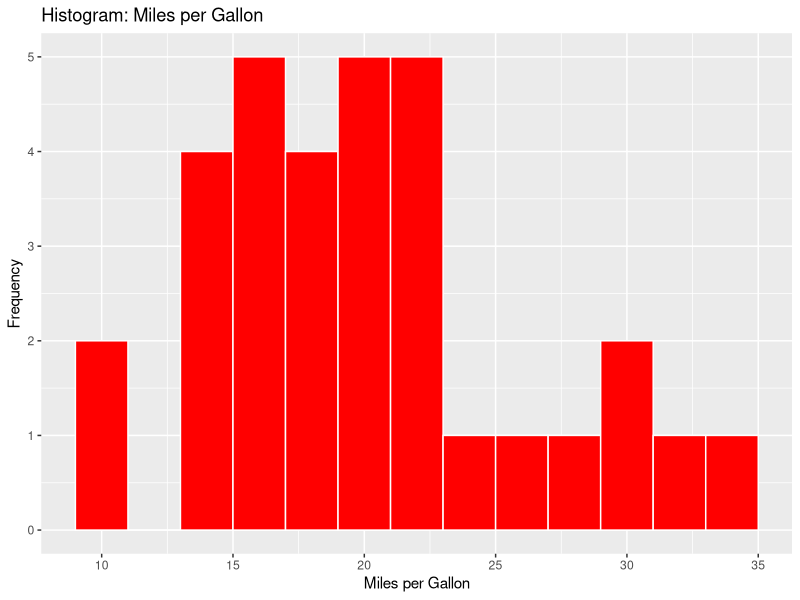
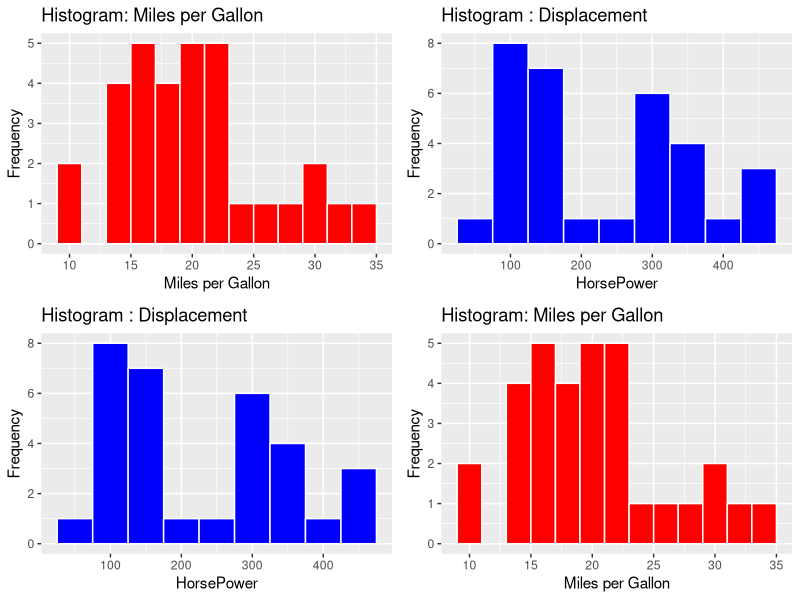

Reproduce these figures in R, in order.
# ggplot2 is a popular data visualization package in the R programming language.

# building blocks of layers with the grammer of graphics : 

# data : the element of data set itself
# aesthetics : map data onto x-axis, y-axis, color, fill, size, labels, alpha, shape, line, width, line type
# geometrics : how data is being displayed using point, line, histogram, bar, box plot
# facets : it display the subset of the data using columns and rows
# statistics : Binning, smoothing, descriptive, intermediate
# coordinates : the space between data and display using Cartesian, fixed, polar, limits.
# themes : no data link


head(mtcars)

library(dplyr)
library(ggplot2)

# ggplot(data = mtcars,aes(x = hp,y = mpg,col = disp)) + geom_point() + labs(title = "Miles per Gallon vs HorsePower",
                                                            # x = "HorsePower",y = "Miles per Gallon")



# ggplot(data = mtcars, aes(x = hp,y = mpg,col = factor(cyl), shape = factor(am))) + geom_point() + labs(title = "Miles per Gallon vs HorsePower",
#                                                                                                        x = "HorsePower", y = "Miles per Gallon")




# ggplot(data = mtcars, aes(x = hp)) + geom_histogram(binwidth = 5) + labs(title = "Histogram of HorsePower",x = "HorsePower", y = "Count")




# p<-ggplot(data = mtcars, aes(x = hp, y = mpg, shape = factor(cyl))) + geom_point()
# p
# 
# p + facet_grid(.~cyl) + labs(title = "Miles per Gallon vs HorsePower", x = "HorsePower",y = "Miles per Gallon")
# 


# ggplot(data = mtcars,aes(x = hp, y = mpg)) + geom_point() + facet_grid(am ~ cyl) + theme_gray() + labs(title = "Miles per Gallon vs HorsePower")

library(gridExtra)
ggplot_mpg = ggplot(data = mtcars, aes(x = mpg)) + geom_histogram(binwidth = 2,fill = "red",color = "white") + labs(title = "Histogram: Miles per Gallon", x = "Miles per Gallon",y = "Frequency")
ggplot_mpg

ggplot_disp = ggplot(data = mtcars,aes(x = disp)) + geom_histogram(binwidth = 50,fill = "blue", color = "white") + labs(title = "Histogram : Displacement",x = "HorsePower", y = "Frequency")

grid.arrange(ggplot_mpg,ggplot_disp,ggplot_disp,ggplot_mpg)




